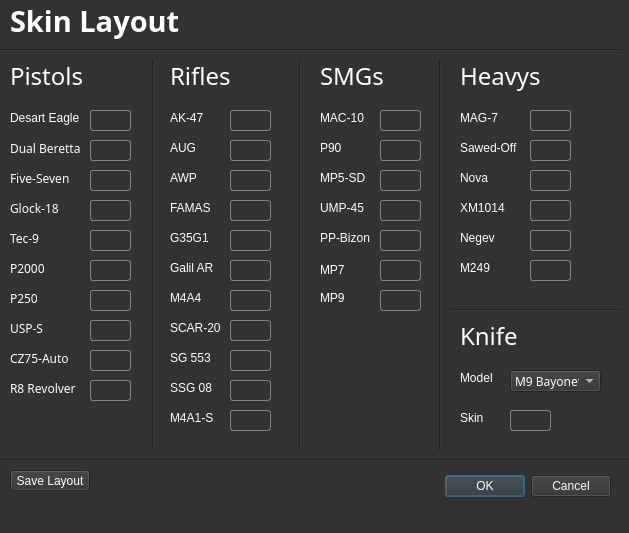
 <widget class="QDialog" name="ChangeSkinLayout">
  <property name="geometry">
   <rect>
    <x>0</x>
    <y>0</y>
    <width>629</width>
    <height>533</height>
   </rect>
  </property>
  <property name="minimumSize">
   <size>
    <width>629</width>
    <height>533</height>
   </size>
  </property>
  <property name="maximumSize">
   <size>
    <width>629</width>
    <height>533</height>
   </size>
  </property>
  <property name="windowTitle">
   <string>Dialog</string>
  </property>
  <property name="styleSheet">
   <string notr="true">background-color: rgb(50, 50, 50);
color: rgb(255, 255, 255);
QCheckBox:rgb(255, 255, 255);</string>
  </property>
  <widget class="QDialogButtonBox" name="pushConfirm">
   <property name="geometry">
    <rect>
     <x>270</x>
     <y>470</y>
     <width>341</width>
     <height>32</height>
    </rect>
   </property>
   <property name="cursor">
    <cursorShape>PointingHandCursor</cursorShape>
   </property>
   <property name="orientation">
    <enum>Qt::Horizontal</enum>
   </property>
   <property name="standardButtons">
    <set>QDialogButtonBox::Cancel|QDialogButtonBox::Ok</set>
   </property>
  </widget>
  <widget class="QLabel" name="label">
   <property name="geometry">
    <rect>
     <x>10</x>
     <y>0</y>
     <width>181</width>
     <height>41</height>
    </rect>
   </property>
   <property name="font">
    <font>
     <family>Microsoft PhagsPa</family>
     <pointsize>22</pointsize>
     <weight>75</weight>
     <italic>false</italic>
     <bold>true</bold>
    </font>
   </property>
   <property name="text">
    <string>Skin Layout</string>
   </property>
  </widget>
  <widget class="Line" name="line">
   <property name="geometry">
    <rect>
     <x>-20</x>
     <y>40</y>
     <width>641</width>
     <height>20</height>
    </rect>
   </property>
   <property name="orientation">
    <enum>Qt::Horizontal</enum>
   </property>
  </widget>
  <widget class="QLineEdit" name="lineDesartEagle">
   <property name="geometry">
    <rect>
     <x>90</x>
     <y>110</y>
     <width>41</width>
     <height>21</height>
    </rect>
   </property>
   <property name="styleSheet">
    <string notr="true">border: 1px solid rgb(130, 130, 130);
border-radius: 3px;</string>
   </property>
   <property name="inputMask">
    <string/>
   </property>
   <property name="clearButtonEnabled">
    <bool>false</bool>
   </property>
  </widget>
  <widget class="QLabel" name="label_2">
   <property name="geometry">
    <rect>
     <x>10</x>
     <y>110</y>
     <width>71</width>
     <height>16</height>
    </rect>
   </property>
   <property name="styleSheet">
    <string notr="true">font: 8pt &quot;Microsoft PhagsPa&quot;;</string>
   </property>
   <property name="text">
    <string>Desart Eagle</string>
   </property>
  </widget>
  <widget class="QLabel" name="label_3">
   <property name="geometry">
    <rect>
     <x>10</x>
     <y>140</y>
     <width>71</width>
     <height>16</height>
    </rect>
   </property>
   <property name="font">
    <font>
     <family>Microsoft PhagsPa</family>
    </font>
   </property>
   <property name="text">
    <string>Dual Berettas</string>
   </property>
  </widget>
  <widget class="QLabel" name="label_4">
   <property name="geometry">
    <rect>
     <x>10</x>
     <y>170</y>
     <width>71</width>
     <height>16</height>
    </rect>
   </property>
   <property name="font">
    <font>
     <family>Microsoft PhagsPa</family>
    </font>
   </property>
   <property name="text">
    <string>Five-Seven</string>
   </property>
  </widget>
  <widget class="QLabel" name="label_5">
   <property name="geometry">
    <rect>
     <x>10</x>
     <y>200</y>
     <width>71</width>
     <height>16</height>
    </rect>
   </property>
   <property name="font">
    <font>
     <family>Microsoft PhagsPa</family>
    </font>
   </property>
   <property name="text">
    <string>Glock-18</string>
   </property>
  </widget>
  <widget class="QLabel" name="label_6">
   <property name="geometry">
    <rect>
     <x>10</x>
     <y>230</y>
     <width>71</width>
     <height>16</height>
    </rect>
   </property>
   <property name="font">
    <font>
     <family>Microsoft PhagsPa</family>
    </font>
   </property>
   <property name="text">
    <string>Tec-9</string>
   </property>
  </widget>
  <widget class="QLabel" name="label_7">
   <property name="geometry">
    <rect>
     <x>10</x>
     <y>260</y>
     <width>71</width>
     <height>16</height>
    </rect>
   </property>
   <property name="font">
    <font>
     <family>Microsoft PhagsPa</family>
    </font>
   </property>
   <property name="text">
    <string>P2000</string>
   </property>
  </widget>
  <widget class="QLabel" name="label_8">
   <property name="geometry">
    <rect>
     <x>10</x>
     <y>290</y>
     <width>71</width>
     <height>16</height>
    </rect>
   </property>
   <property name="font">
    <font>
     <family>Microsoft PhagsPa</family>
    </font>
   </property>
   <property name="text">
    <string>P250</string>
   </property>
  </widget>
  <widget class="QLineEdit" name="lineDualBerettas">
   <property name="geometry">
    <rect>
     <x>90</x>
     <y>140</y>
     <width>41</width>
     <height>21</height>
    </rect>
   </property>
   <property name="styleSheet">
    <string notr="true">border: 1px solid rgb(130, 130, 130);
border-radius: 3px;</string>
   </property>
   <property name="inputMask">
    <string>0000</string>
   </property>
  </widget>
  <widget class="QLineEdit" name="lineFiveSeven">
   <property name="geometry">
    <rect>
     <x>90</x>
     <y>170</y>
     <width>41</width>
     <height>21</height>
    </rect>
   </property>
   <property name="styleSheet">
    <string notr="true">border: 1px solid rgb(130, 130, 130);
border-radius: 3px;</string>
   </property>
   <property name="inputMask">
    <string>0000</string>
   </property>
  </widget>
  <widget class="QLineEdit" name="lineGlock18">
   <property name="geometry">
    <rect>
     <x>90</x>
     <y>200</y>
     <width>41</width>
     <height>21</height>
    </rect>
   </property>
   <property name="styleSheet">
    <string notr="true">border: 1px solid rgb(130, 130, 130);
border-radius: 3px;</string>
   </property>
   <property name="inputMask">
    <string>0000</string>
   </property>
  </widget>
  <widget class="QLineEdit" name="lineTec9">
   <property name="geometry">
    <rect>
     <x>90</x>
     <y>230</y>
     <width>41</width>
     <height>21</height>
    </rect>
   </property>
   <property name="styleSheet">
    <string notr="true">border: 1px solid rgb(130, 130, 130);
border-radius: 3px;</string>
   </property>
   <property name="inputMask">
    <string>0000</string>
   </property>
  </widget>
  <widget class="QLabel" name="label_9">
   <property name="geometry">
    <rect>
     <x>10</x>
     <y>320</y>
     <width>71</width>
     <height>16</height>
    </rect>
   </property>
   <property name="font">
    <font>
     <family>Microsoft PhagsPa</family>
    </font>
   </property>
   <property name="text">
    <string>USP-S</string>
   </property>
  </widget>
  <widget class="QLabel" name="label_10">
   <property name="geometry">
    <rect>
     <x>10</x>
     <y>350</y>
     <width>71</width>
     <height>16</height>
    </rect>
   </property>
   <property name="font">
    <font>
     <family>Microsoft PhagsPa</family>
    </font>
   </property>
   <property name="text">
    <string>CZ75-Auto</string>
   </property>
  </widget>
  <widget class="QLabel" name="label_11">
   <property name="geometry">
    <rect>
     <x>10</x>
     <y>380</y>
     <width>71</width>
     <height>16</height>
    </rect>
   </property>
   <property name="font">
    <font>
     <family>Microsoft PhagsPa</family>
    </font>
   </property>
   <property name="text">
    <string>R8 Revolver</string>
   </property>
  </widget>
  <widget class="QLineEdit" name="lineP2000">
   <property name="geometry">
    <rect>
     <x>90</x>
     <y>260</y>
     <width>41</width>
     <height>21</height>
    </rect>
   </property>
   <property name="styleSheet">
    <string notr="true">border: 1px solid rgb(130, 130, 130);
border-radius: 3px;</string>
   </property>
   <property name="inputMask">
    <string>0000</string>
   </property>
  </widget>
  <widget class="QLineEdit" name="lineP250">
   <property name="geometry">
    <rect>
     <x>90</x>
     <y>290</y>
     <width>41</width>
     <height>21</height>
    </rect>
   </property>
   <property name="styleSheet">
    <string notr="true">border: 1px solid rgb(130, 130, 130);
border-radius: 3px;</string>
   </property>
   <property name="inputMask">
    <string>0000</string>
   </property>
  </widget>
  <widget class="QLineEdit" name="lineUSPS">
   <property name="geometry">
    <rect>
     <x>90</x>
     <y>320</y>
     <width>41</width>
     <height>21</height>
    </rect>
   </property>
   <property name="styleSheet">
    <string notr="true">border: 1px solid rgb(130, 130, 130);
border-radius: 3px;</string>
   </property>
   <property name="inputMask">
    <string>0000</string>
   </property>
  </widget>
  <widget class="QLineEdit" name="lineCZ75">
   <property name="geometry">
    <rect>
     <x>90</x>
     <y>350</y>
     <width>41</width>
     <height>21</height>
    </rect>
   </property>
   <property name="styleSheet">
    <string notr="true">border: 1px solid rgb(130, 130, 130);
border-radius: 3px;</string>
   </property>
   <property name="inputMask">
    <string>0000</string>
   </property>
  </widget>
  <widget class="QLineEdit" name="lineRevolver">
   <property name="geometry">
    <rect>
     <x>90</x>
     <y>380</y>
     <width>41</width>
     <height>21</height>
    </rect>
   </property>
   <property name="styleSheet">
    <string notr="true">border: 1px solid rgb(130, 130, 130);
border-radius: 3px;</string>
   </property>
   <property name="inputMask">
    <string>0000</string>
   </property>
  </widget>
  <widget class="QLabel" name="label_12">
   <property name="geometry">
    <rect>
     <x>10</x>
     <y>60</y>
     <width>91</width>
     <height>31</height>
    </rect>
   </property>
   <property name="font">
    <font>
     <family>Microsoft PhagsPa</family>
     <pointsize>18</pointsize>
    </font>
   </property>
   <property name="text">
    <string>Pistols</string>
   </property>
  </widget>
  <widget class="Line" name="lineV1">
   <property name="geometry">
    <rect>
     <x>143</x>
     <y>60</y>
     <width>20</width>
     <height>391</height>
    </rect>
   </property>
   <property name="orientation">
    <enum>Qt::Vertical</enum>
   </property>
  </widget>
  <widget class="QLabel" name="label_13">
   <property name="geometry">
    <rect>
     <x>170</x>
     <y>110</y>
     <width>71</width>
     <height>16</height>
    </rect>
   </property>
   <property name="styleSheet">
    <string notr="true">font: 8pt &quot;Microsoft PhagsPa&quot;;</string>
   </property>
   <property name="text">
    <string>AK-47</string>
   </property>
  </widget>
  <widget class="QLabel" name="label_14">
   <property name="geometry">
    <rect>
     <x>170</x>
     <y>60</y>
     <width>91</width>
     <height>31</height>
    </rect>
   </property>
   <property name="font">
    <font>
     <family>Microsoft PhagsPa</family>
     <pointsize>18</pointsize>
    </font>
   </property>
   <property name="text">
    <string>Rifles</string>
   </property>
  </widget>
  <widget class="QLabel" name="label_15">
   <property name="geometry">
    <rect>
     <x>170</x>
     <y>140</y>
     <width>71</width>
     <height>16</height>
    </rect>
   </property>
   <property name="styleSheet">
    <string notr="true">font: 8pt &quot;Microsoft PhagsPa&quot;;</string>
   </property>
   <property name="text">
    <string>AUG</string>
   </property>
  </widget>
  <widget class="QLabel" name="label_16">
   <property name="geometry">
    <rect>
     <x>170</x>
     <y>170</y>
     <width>71</width>
     <height>16</height>
    </rect>
   </property>
   <property name="styleSheet">
    <string notr="true">font: 8pt &quot;Microsoft PhagsPa&quot;;</string>
   </property>
   <property name="text">
    <string>AWP</string>
   </property>
  </widget>
  <widget class="QLabel" name="label_17">
   <property name="geometry">
    <rect>
     <x>170</x>
     <y>200</y>
     <width>71</width>
     <height>16</height>
    </rect>
   </property>
   <property name="styleSheet">
    <string notr="true">font: 8pt &quot;Microsoft PhagsPa&quot;;</string>
   </property>
   <property name="text">
    <string>FAMAS</string>
   </property>
  </widget>
  <widget class="QLabel" name="label_18">
   <property name="geometry">
    <rect>
     <x>170</x>
     <y>230</y>
     <width>71</width>
     <height>16</height>
    </rect>
   </property>
   <property name="styleSheet">
    <string notr="true">font: 8pt &quot;Microsoft PhagsPa&quot;;</string>
   </property>
   <property name="text">
    <string>G35G1</string>
   </property>
  </widget>
  <widget class="QLabel" name="label_19">
   <property name="geometry">
    <rect>
     <x>170</x>
     <y>260</y>
     <width>71</width>
     <height>16</height>
    </rect>
   </property>
   <property name="styleSheet">
    <string notr="true">font: 8pt &quot;Microsoft PhagsPa&quot;;</string>
   </property>
   <property name="text">
    <string>Galil AR</string>
   </property>
  </widget>
  <widget class="QLabel" name="label_21">
   <property name="geometry">
    <rect>
     <x>170</x>
     <y>290</y>
     <width>71</width>
     <height>16</height>
    </rect>
   </property>
   <property name="styleSheet">
    <string notr="true">font: 8pt &quot;Microsoft PhagsPa&quot;;</string>
   </property>
   <property name="text">
    <string>M4A4</string>
   </property>
  </widget>
  <widget class="QLabel" name="label_22">
   <property name="geometry">
    <rect>
     <x>170</x>
     <y>320</y>
     <width>71</width>
     <height>16</height>
    </rect>
   </property>
   <property name="styleSheet">
    <string notr="true">font: 8pt &quot;Microsoft PhagsPa&quot;;</string>
   </property>
   <property name="text">
    <string>SCAR-20</string>
   </property>
  </widget>
  <widget class="QLabel" name="label_23">
   <property name="geometry">
    <rect>
     <x>170</x>
     <y>350</y>
     <width>71</width>
     <height>16</height>
    </rect>
   </property>
   <property name="styleSheet">
    <string notr="true">font: 8pt &quot;Microsoft PhagsPa&quot;;</string>
   </property>
   <property name="text">
    <string>SG 553</string>
   </property>
  </widget>
  <widget class="QLabel" name="label_24">
   <property name="geometry">
    <rect>
     <x>170</x>
     <y>380</y>
     <width>71</width>
     <height>16</height>
    </rect>
   </property>
   <property name="styleSheet">
    <string notr="true">font: 8pt &quot;Microsoft PhagsPa&quot;;</string>
   </property>
   <property name="text">
    <string>SSG 08</string>
   </property>
  </widget>
  <widget class="QLabel" name="label_25">
   <property name="geometry">
    <rect>
     <x>170</x>
     <y>410</y>
     <width>71</width>
     <height>16</height>
    </rect>
   </property>
   <property name="styleSheet">
    <string notr="true">font: 8pt &quot;Microsoft PhagsPa&quot;;</string>
   </property>
   <property name="text">
    <string>M4A1-S</string>
   </property>
  </widget>
  <widget class="QLineEdit" name="lineAK47">
   <property name="geometry">
    <rect>
     <x>230</x>
     <y>110</y>
     <width>41</width>
     <height>21</height>
    </rect>
   </property>
   <property name="styleSheet">
    <string notr="true">border: 1px solid rgb(130, 130, 130);
border-radius: 3px;</string>
   </property>
   <property name="inputMethodHints">
    <set>Qt::ImhDigitsOnly</set>
   </property>
   <property name="inputMask">
    <string>0000</string>
   </property>
   <property name="placeholderText">
    <string/>
   </property>
   <property name="cursorMoveStyle">
    <enum>Qt::LogicalMoveStyle</enum>
   </property>
  </widget>
  <widget class="QLineEdit" name="lineAUG">
   <property name="geometry">
    <rect>
     <x>230</x>
     <y>140</y>
     <width>41</width>
     <height>21</height>
    </rect>
   </property>
   <property name="styleSheet">
    <string notr="true">border: 1px solid rgb(130, 130, 130);
border-radius: 3px;</string>
   </property>
   <property name="inputMask">
    <string>0000</string>
   </property>
  </widget>
  <widget class="QLineEdit" name="lineAWP">
   <property name="geometry">
    <rect>
     <x>230</x>
     <y>170</y>
     <width>41</width>
     <height>21</height>
    </rect>
   </property>
   <property name="styleSheet">
    <string notr="true">border: 1px solid rgb(130, 130, 130);
border-radius: 3px;</string>
   </property>
   <property name="inputMask">
    <string>0000</string>
   </property>
  </widget>
  <widget class="QLineEdit" name="lineFAMAS">
   <property name="geometry">
    <rect>
     <x>230</x>
     <y>200</y>
     <width>41</width>
     <height>21</height>
    </rect>
   </property>
   <property name="styleSheet">
    <string notr="true">border: 1px solid rgb(130, 130, 130);
border-radius: 3px;</string>
   </property>
   <property name="inputMask">
    <string>0000</string>
   </property>
  </widget>
  <widget class="QLineEdit" name="lineG35G1">
   <property name="geometry">
    <rect>
     <x>230</x>
     <y>230</y>
     <width>41</width>
     <height>21</height>
    </rect>
   </property>
   <property name="styleSheet">
    <string notr="true">border: 1px solid rgb(130, 130, 130);
border-radius: 3px;</string>
   </property>
   <property name="inputMask">
    <string>0000</string>
   </property>
  </widget>
  <widget class="QLineEdit" name="lineGalilAR">
   <property name="geometry">
    <rect>
     <x>230</x>
     <y>260</y>
     <width>41</width>
     <height>21</height>
    </rect>
   </property>
   <property name="styleSheet">
    <string notr="true">border: 1px solid rgb(130, 130, 130);
border-radius: 3px;</string>
   </property>
   <property name="inputMask">
    <string>0000</string>
   </property>
  </widget>
  <widget class="QLineEdit" name="lineM4A4">
   <property name="geometry">
    <rect>
     <x>230</x>
     <y>290</y>
     <width>41</width>
     <height>21</height>
    </rect>
   </property>
   <property name="styleSheet">
    <string notr="true">border: 1px solid rgb(130, 130, 130);
border-radius: 3px;</string>
   </property>
   <property name="inputMask">
    <string>0000</string>
   </property>
  </widget>
  <widget class="QLineEdit" name="lineSCAR20">
   <property name="geometry">
    <rect>
     <x>230</x>
     <y>320</y>
     <width>41</width>
     <height>21</height>
    </rect>
   </property>
   <property name="styleSheet">
    <string notr="true">border: 1px solid rgb(130, 130, 130);
border-radius: 3px;</string>
   </property>
   <property name="inputMask">
    <string>0000</string>
   </property>
  </widget>
  <widget class="QLineEdit" name="lineSG553">
   <property name="geometry">
    <rect>
     <x>230</x>
     <y>350</y>
     <width>41</width>
     <height>21</height>
    </rect>
   </property>
   <property name="styleSheet">
    <string notr="true">border: 1px solid rgb(130, 130, 130);
border-radius: 3px;</string>
   </property>
   <property name="inputMask">
    <string>0000</string>
   </property>
  </widget>
  <widget class="QLineEdit" name="lineSSG08">
   <property name="geometry">
    <rect>
     <x>230</x>
     <y>380</y>
     <width>41</width>
     <height>21</height>
    </rect>
   </property>
   <property name="styleSheet">
    <string notr="true">border: 1px solid rgb(130, 130, 130);
border-radius: 3px;</string>
   </property>
   <property name="inputMask">
    <string>0000</string>
   </property>
  </widget>
  <widget class="QLineEdit" name="lineM4A1S">
   <property name="geometry">
    <rect>
     <x>230</x>
     <y>410</y>
     <width>41</width>
     <height>21</height>
    </rect>
   </property>
   <property name="styleSheet">
    <string notr="true">border: 1px solid rgb(130, 130, 130);
border-radius: 3px;</string>
   </property>
   <property name="inputMask">
    <string>0000</string>
   </property>
  </widget>
  <widget class="QLabel" name="label_26">
   <property name="geometry">
    <rect>
     <x>320</x>
     <y>60</y>
     <width>91</width>
     <height>31</height>
    </rect>
   </property>
   <property name="font">
    <font>
     <family>Microsoft PhagsPa</family>
     <pointsize>18</pointsize>
    </font>
   </property>
   <property name="text">
    <string>SMGs</string>
   </property>
  </widget>
  <widget class="Line" name="lineV2">
   <property name="geometry">
    <rect>
     <x>290</x>
     <y>60</y>
     <width>20</width>
     <height>391</height>
    </rect>
   </property>
   <property name="orientation">
    <enum>Qt::Vertical</enum>
   </property>
  </widget>
  <widget class="QLabel" name="label_27">
   <property name="geometry">
    <rect>
     <x>320</x>
     <y>110</y>
     <width>71</width>
     <height>16</height>
    </rect>
   </property>
   <property name="styleSheet">
    <string notr="true">font: 8pt &quot;Microsoft PhagsPa&quot;;</string>
   </property>
   <property name="text">
    <string>MAC-10</string>
   </property>
  </widget>
  <widget class="QLabel" name="label_28">
   <property name="geometry">
    <rect>
     <x>320</x>
     <y>140</y>
     <width>71</width>
     <height>16</height>
    </rect>
   </property>
   <property name="styleSheet">
    <string notr="true">font: 8pt &quot;Microsoft PhagsPa&quot;;</string>
   </property>
   <property name="text">
    <string>P90</string>
   </property>
  </widget>
  <widget class="QLabel" name="label_29">
   <property name="geometry">
    <rect>
     <x>320</x>
     <y>170</y>
     <width>71</width>
     <height>16</height>
    </rect>
   </property>
   <property name="styleSheet">
    <string notr="true">font: 8pt &quot;Microsoft PhagsPa&quot;;</string>
   </property>
   <property name="text">
    <string>MP5-SD</string>
   </property>
  </widget>
  <widget class="QLabel" name="label_30">
   <property name="geometry">
    <rect>
     <x>320</x>
     <y>200</y>
     <width>71</width>
     <height>16</height>
    </rect>
   </property>
   <property name="styleSheet">
    <string notr="true">font: 8pt &quot;Microsoft PhagsPa&quot;;</string>
   </property>
   <property name="text">
    <string>UMP-45</string>
   </property>
  </widget>
  <widget class="QLabel" name="label_31">
   <property name="geometry">
    <rect>
     <x>320</x>
     <y>230</y>
     <width>71</width>
     <height>16</height>
    </rect>
   </property>
   <property name="styleSheet">
    <string notr="true">font: 8pt &quot;Microsoft PhagsPa&quot;;</string>
   </property>
   <property name="text">
    <string>PP-Bizon</string>
   </property>
  </widget>
  <widget class="QLabel" name="label_32">
   <property name="geometry">
    <rect>
     <x>320</x>
     <y>260</y>
     <width>71</width>
     <height>20</height>
    </rect>
   </property>
   <property name="styleSheet">
    <string notr="true">font: 8pt &quot;Microsoft PhagsPa&quot;;</string>
   </property>
   <property name="text">
    <string>MP7</string>
   </property>
  </widget>
  <widget class="QLabel" name="label_33">
   <property name="geometry">
    <rect>
     <x>320</x>
     <y>290</y>
     <width>71</width>
     <height>16</height>
    </rect>
   </property>
   <property name="styleSheet">
    <string notr="true">font: 8pt &quot;Microsoft PhagsPa&quot;;</string>
   </property>
   <property name="text">
    <string>MP9</string>
   </property>
  </widget>
  <widget class="QLineEdit" name="lineMAC10">
   <property name="geometry">
    <rect>
     <x>380</x>
     <y>110</y>
     <width>41</width>
     <height>21</height>
    </rect>
   </property>
   <property name="styleSheet">
    <string notr="true">border: 1px solid rgb(130, 130, 130);
border-radius: 3px;</string>
   </property>
   <property name="inputMask">
    <string>0000</string>
   </property>
  </widget>
  <widget class="QLineEdit" name="lineP90">
   <property name="geometry">
    <rect>
     <x>380</x>
     <y>140</y>
     <width>41</width>
     <height>21</height>
    </rect>
   </property>
   <property name="styleSheet">
    <string notr="true">border: 1px solid rgb(130, 130, 130);
border-radius: 3px;</string>
   </property>
   <property name="inputMask">
    <string>0000</string>
   </property>
  </widget>
  <widget class="QLineEdit" name="lineMP5SD">
   <property name="geometry">
    <rect>
     <x>380</x>
     <y>170</y>
     <width>41</width>
     <height>21</height>
    </rect>
   </property>
   <property name="styleSheet">
    <string notr="true">border: 1px solid rgb(130, 130, 130);
border-radius: 3px;</string>
   </property>
   <property name="inputMask">
    <string>0000</string>
   </property>
  </widget>
  <widget class="QLineEdit" name="lineUMP45">
   <property name="geometry">
    <rect>
     <x>380</x>
     <y>200</y>
     <width>41</width>
     <height>21</height>
    </rect>
   </property>
   <property name="styleSheet">
    <string notr="true">border: 1px solid rgb(130, 130, 130);
border-radius: 3px;</string>
   </property>
   <property name="inputMask">
    <string>0000</string>
   </property>
  </widget>
  <widget class="QLineEdit" name="linePPBizon">
   <property name="geometry">
    <rect>
     <x>380</x>
     <y>230</y>
     <width>41</width>
     <height>21</height>
    </rect>
   </property>
   <property name="styleSheet">
    <string notr="true">border: 1px solid rgb(130, 130, 130);
border-radius: 3px;</string>
   </property>
   <property name="inputMask">
    <string>0000</string>
   </property>
  </widget>
  <widget class="QLineEdit" name="lineMP7">
   <property name="geometry">
    <rect>
     <x>380</x>
     <y>260</y>
     <width>41</width>
     <height>21</height>
    </rect>
   </property>
   <property name="styleSheet">
    <string notr="true">border: 1px solid rgb(130, 130, 130);
border-radius: 3px;</string>
   </property>
   <property name="inputMask">
    <string>0000</string>
   </property>
  </widget>
  <widget class="QLineEdit" name="lineMP9">
   <property name="geometry">
    <rect>
     <x>380</x>
     <y>290</y>
     <width>41</width>
     <height>21</height>
    </rect>
   </property>
   <property name="styleSheet">
    <string notr="true">border: 1px solid rgb(130, 130, 130);
border-radius: 3px;</string>
   </property>
   <property name="inputMask">
    <string>0000</string>
   </property>
  </widget>
  <widget class="Line" name="lineV3">
   <property name="geometry">
    <rect>
     <x>430</x>
     <y>60</y>
     <width>20</width>
     <height>391</height>
    </rect>
   </property>
   <property name="orientation">
    <enum>Qt::Vertical</enum>
   </property>
  </widget>
  <widget class="QLabel" name="label_34">
   <property name="geometry">
    <rect>
     <x>460</x>
     <y>60</y>
     <width>91</width>
     <height>31</height>
    </rect>
   </property>
   <property name="font">
    <font>
     <family>Microsoft PhagsPa</family>
     <pointsize>18</pointsize>
    </font>
   </property>
   <property name="text">
    <string>Heavys</string>
   </property>
  </widget>
  <widget class="QLabel" name="label_35">
   <property name="geometry">
    <rect>
     <x>460</x>
     <y>110</y>
     <width>71</width>
     <height>16</height>
    </rect>
   </property>
   <property name="styleSheet">
    <string notr="true">font: 8pt &quot;Microsoft PhagsPa&quot;;</string>
   </property>
   <property name="text">
    <string>MAG-7</string>
   </property>
  </widget>
  <widget class="QLabel" name="label_36">
   <property name="geometry">
    <rect>
     <x>460</x>
     <y>140</y>
     <width>71</width>
     <height>16</height>
    </rect>
   </property>
   <property name="styleSheet">
    <string notr="true">font: 8pt &quot;Microsoft PhagsPa&quot;;</string>
   </property>
   <property name="text">
    <string>Sawed-Off</string>
   </property>
  </widget>
  <widget class="QLabel" name="label_37">
   <property name="geometry">
    <rect>
     <x>460</x>
     <y>170</y>
     <width>71</width>
     <height>16</height>
    </rect>
   </property>
   <property name="styleSheet">
    <string notr="true">font: 8pt &quot;Microsoft PhagsPa&quot;;</string>
   </property>
   <property name="text">
    <string>Nova</string>
   </property>
  </widget>
  <widget class="QLabel" name="label_38">
   <property name="geometry">
    <rect>
     <x>460</x>
     <y>200</y>
     <width>71</width>
     <height>16</height>
    </rect>
   </property>
   <property name="styleSheet">
    <string notr="true">font: 8pt &quot;Microsoft PhagsPa&quot;;</string>
   </property>
   <property name="text">
    <string>XM1014</string>
   </property>
  </widget>
  <widget class="QLabel" name="label_39">
   <property name="geometry">
    <rect>
     <x>460</x>
     <y>230</y>
     <width>71</width>
     <height>16</height>
    </rect>
   </property>
   <property name="styleSheet">
    <string notr="true">font: 8pt &quot;Microsoft PhagsPa&quot;;</string>
   </property>
   <property name="text">
    <string>Negev</string>
   </property>
  </widget>
  <widget class="QLabel" name="label_40">
   <property name="geometry">
    <rect>
     <x>460</x>
     <y>260</y>
     <width>71</width>
     <height>16</height>
    </rect>
   </property>
   <property name="styleSheet">
    <string notr="true">font: 8pt &quot;Microsoft PhagsPa&quot;;</string>
   </property>
   <property name="text">
    <string>M249</string>
   </property>
  </widget>
  <widget class="QLineEdit" name="lineSawedOff">
   <property name="geometry">
    <rect>
     <x>530</x>
     <y>140</y>
     <width>41</width>
     <height>21</height>
    </rect>
   </property>
   <property name="styleSheet">
    <string notr="true">border: 1px solid rgb(130, 130, 130);
border-radius: 3px;</string>
   </property>
   <property name="inputMask">
    <string>0000</string>
   </property>
  </widget>
  <widget class="QLineEdit" name="lineMAG7">
   <property name="geometry">
    <rect>
     <x>530</x>
     <y>110</y>
     <width>41</width>
     <height>21</height>
    </rect>
   </property>
   <property name="styleSheet">
    <string notr="true">border: 1px solid rgb(130, 130, 130);
border-radius: 3px;</string>
   </property>
   <property name="inputMask">
    <string>0000</string>
   </property>
  </widget>
  <widget class="QLineEdit" name="lineNova">
   <property name="geometry">
    <rect>
     <x>530</x>
     <y>170</y>
     <width>41</width>
     <height>21</height>
    </rect>
   </property>
   <property name="styleSheet">
    <string notr="true">border: 1px solid rgb(130, 130, 130);
border-radius: 3px;</string>
   </property>
   <property name="inputMask">
    <string>0000</string>
   </property>
  </widget>
  <widget class="QLineEdit" name="lineXM1014">
   <property name="geometry">
    <rect>
     <x>530</x>
     <y>200</y>
     <width>41</width>
     <height>21</height>
    </rect>
   </property>
   <property name="styleSheet">
    <string notr="true">border: 1px solid rgb(130, 130, 130);
border-radius: 3px;</string>
   </property>
   <property name="inputMask">
    <string>0000</string>
   </property>
  </widget>
  <widget class="QLineEdit" name="lineNegev">
   <property name="geometry">
    <rect>
     <x>530</x>
     <y>230</y>
     <width>41</width>
     <height>21</height>
    </rect>
   </property>
   <property name="styleSheet">
    <string notr="true">border: 1px solid rgb(130, 130, 130);
border-radius: 3px;</string>
   </property>
   <property name="inputMask">
    <string>0000</string>
   </property>
  </widget>
  <widget class="QLineEdit" name="lineM249">
   <property name="geometry">
    <rect>
     <x>530</x>
     <y>260</y>
     <width>41</width>
     <height>21</height>
    </rect>
   </property>
   <property name="styleSheet">
    <string notr="true">border: 1px solid rgb(130, 130, 130);
border-radius: 3px;</string>
   </property>
   <property name="inputMask">
    <string>0000</string>
   </property>
  </widget>
  <widget class="Line" name="lineH3">
   <property name="geometry">
    <rect>
     <x>-10</x>
     <y>450</y>
     <width>641</width>
     <height>20</height>
    </rect>
   </property>
   <property name="orientation">
    <enum>Qt::Horizontal</enum>
   </property>
  </widget>
  <widget class="QPushButton" name="pushSave">
   <property name="geometry">
    <rect>
     <x>10</x>
     <y>470</y>
     <width>80</width>
     <height>21</height>
    </rect>
   </property>
   <property name="cursor">
    <cursorShape>PointingHandCursor</cursorShape>
   </property>
   <property name="text">
    <string>Save Layout</string>
   </property>
  </widget>
  <widget class="Line" name="lineH2">
   <property name="geometry">
    <rect>
     <x>450</x>
     <y>300</y>
     <width>171</width>
     <height>20</height>
    </rect>
   </property>
   <property name="orientation">
    <enum>Qt::Horizontal</enum>
   </property>
  </widget>
  <widget class="QLabel" name="label_41">
   <property name="geometry">
    <rect>
     <x>460</x>
     <y>320</y>
     <width>91</width>
     <height>31</height>
    </rect>
   </property>
   <property name="font">
    <font>
     <family>Microsoft PhagsPa</family>
     <pointsize>18</pointsize>
    </font>
   </property>
   <property name="text">
    <string>Knife</string>
   </property>
  </widget>
  <widget class="QComboBox" name="comboKnifeModel">
   <property name="geometry">
    <rect>
     <x>510</x>
     <y>370</y>
     <width>91</width>
     <height>22</height>
    </rect>
   </property>
   <property name="font">
    <font>
     <family>Microsoft JhengHei UI Light</family>
     <stylestrategy>PreferAntialias</stylestrategy>
    </font>
   </property>
   <property name="cursor">
    <cursorShape>PointingHandCursor</cursorShape>
   </property>
   <property name="insertPolicy">
    <enum>QComboBox::InsertAtCurrent</enum>
   </property>
   <item>
    <property name="text">
     <string>M9 Bayonet</string>
    </property>
   </item>
   <item>
    <property name="text">
     <string>Flip knife</string>
    </property>
   </item>
   <item>
    <property name="text">
     <string>Bayonet</string>
    </property>
   </item>
   <item>
    <property name="text">
     <string>Karambit</string>
    </property>
   </item>
  </widget>
  <widget class="QLabel" name="label_42">
   <property name="geometry">
    <rect>
     <x>460</x>
     <y>370</y>
     <width>41</width>
     <height>16</height>
    </rect>
   </property>
   <property name="styleSheet">
    <string notr="true">font: 8pt &quot;Microsoft PhagsPa&quot;;</string>
   </property>
   <property name="text">
    <string>Model</string>
   </property>
  </widget>
  <widget class="QLabel" name="label_43">
   <property name="geometry">
    <rect>
     <x>460</x>
     <y>410</y>
     <width>41</width>
     <height>16</height>
    </rect>
   </property>
   <property name="styleSheet">
    <string notr="true">font: 8pt &quot;Microsoft PhagsPa&quot;;</string>
   </property>
   <property name="text">
    <string>Skin</string>
   </property>
  </widget>
  <widget class="QLineEdit" name="lineKnifeSkin">
   <property name="geometry">
    <rect>
     <x>510</x>
     <y>410</y>
     <width>41</width>
     <height>21</height>
    </rect>
   </property>
   <property name="styleSheet">
    <string notr="true">border: 1px solid rgb(130, 130, 130);
border-radius: 3px;</string>
   </property>
  </widget>
 </widget>
